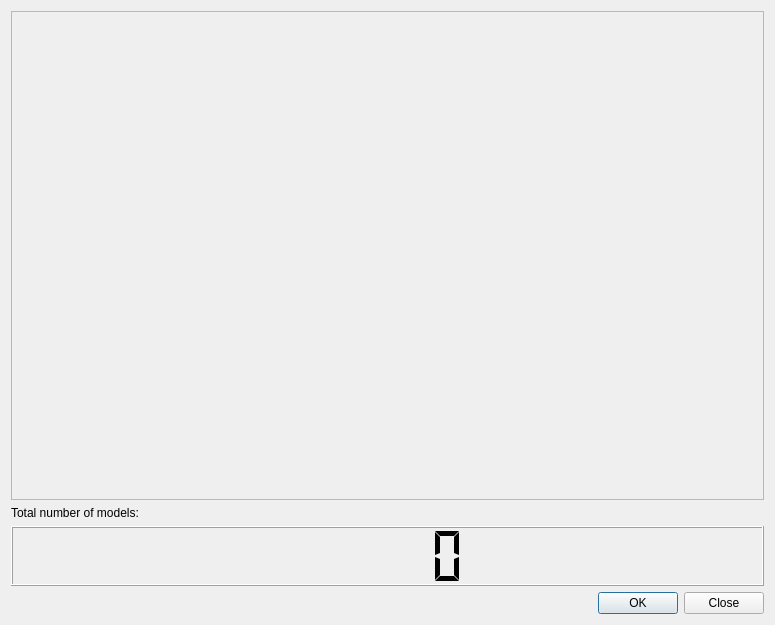
<?xml version="1.0" encoding="UTF-8"?>
<ui version="4.0">
 <class>mesmamodels</class>
 <widget class="QDialog" name="mesmamodels">
  <property name="geometry">
   <rect>
    <x>0</x>
    <y>0</y>
    <width>775</width>
    <height>625</height>
   </rect>
  </property>
  <property name="windowTitle">
   <string>Select your models for MESMA</string>
  </property>
  <layout class="QVBoxLayout" name="verticalLayout">
   <item>
    <widget class="QScrollArea" name="scrollArea">
     <property name="verticalScrollBarPolicy">
      <enum>Qt::ScrollBarAsNeeded</enum>
     </property>
     <property name="horizontalScrollBarPolicy">
      <enum>Qt::ScrollBarAsNeeded</enum>
     </property>
     <property name="sizeAdjustPolicy">
      <enum>QAbstractScrollArea::AdjustToContents</enum>
     </property>
     <property name="widgetResizable">
      <bool>true</bool>
     </property>
     <widget class="QWidget" name="widget">
      <property name="geometry">
       <rect>
        <x>0</x>
        <y>0</y>
        <width>751</width>
        <height>476</height>
       </rect>
      </property>
      <property name="minimumSize">
       <size>
        <width>0</width>
        <height>0</height>
       </size>
      </property>
      <layout class="QHBoxLayout" name="horizontalLayout"/>
     </widget>
    </widget>
   </item>
   <item>
    <widget class="QLabel" name="label">
     <property name="text">
      <string>Total number of models:</string>
     </property>
    </widget>
   </item>
   <item>
    <widget class="QLCDNumber" name="total">
     <property name="minimumSize">
      <size>
       <width>0</width>
       <height>60</height>
      </size>
     </property>
     <property name="segmentStyle">
      <enum>QLCDNumber::Flat</enum>
     </property>
    </widget>
   </item>
   <item>
    <widget class="QDialogButtonBox" name="buttonBox">
     <property name="orientation">
      <enum>Qt::Horizontal</enum>
     </property>
     <property name="standardButtons">
      <set>QDialogButtonBox::Close|QDialogButtonBox::Ok</set>
     </property>
    </widget>
   </item>
  </layout>
 </widget>
 <resources/>
 <connections>
  <connection>
   <sender>buttonBox</sender>
   <signal>accepted()</signal>
   <receiver>mesmamodels</receiver>
   <slot>accept()</slot>
   <hints>
    <hint type="sourcelabel">
     <x>248</x>
     <y>254</y>
    </hint>
    <hint type="destinationlabel">
     <x>157</x>
     <y>274</y>
    </hint>
   </hints>
  </connection>
  <connection>
   <sender>buttonBox</sender>
   <signal>rejected()</signal>
   <receiver>mesmamodels</receiver>
   <slot>reject()</slot>
   <hints>
    <hint type="sourcelabel">
     <x>316</x>
     <y>260</y>
    </hint>
    <hint type="destinationlabel">
     <x>286</x>
     <y>274</y>
    </hint>
   </hints>
  </connection>
 </connections>
</ui>
